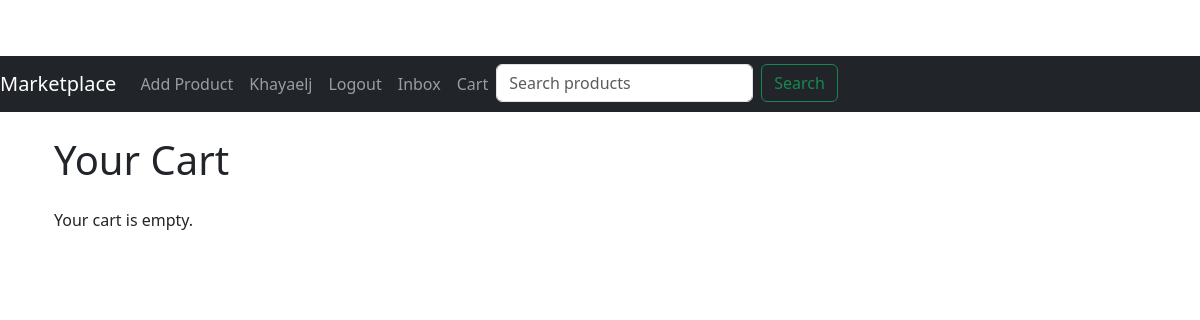
The page /cart (signed in) on the database as committed earlier.
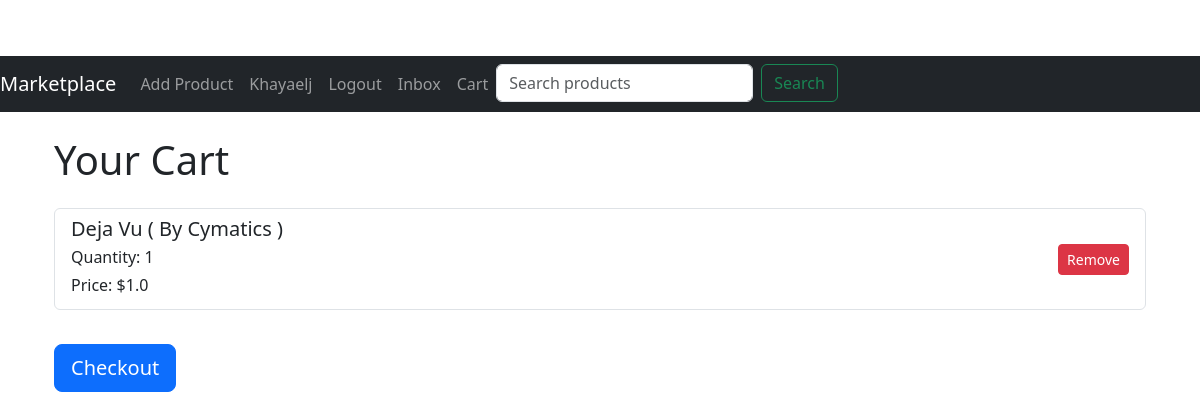
The same page on the database as committed later.
### app/models.py (models this page shows, shortened)
class CartItem(db.Model):
    id = db.Column(db.Integer, primary_key=True)
    cart_id = db.Column(db.Integer, db.ForeignKey('cart.id'))
    product_id = db.Column(db.Integer, db.ForeignKey('product.id'))
    quantity = db.Column(db.Integer, default=1)
    cart = db.relationship('Cart', backref='items')
    product = db.relationship('Product', backref='cart_items')

class Product(db.Model):
    id = db.Column(db.Integer, primary_key=True)
    title = db.Column(db.String(128))
    description = db.Column(db.String(1024))
    price = db.Column(db.Float)
    image = db.Column(db.String(150), nullable=True)
    is_sold = db.Column(db.Boolean, default=False)
    created_at = db.Column(db.DateTime, index=True, default=datetime.utcnow)
    user_id = db.Column(db.Integer, db.ForeignKey('user.id'))
    category_id = db.Column(db.Integer, db.ForeignKey('category.id'))
    file_path = db.Column(db.String(150), nullable=True)  # Field for storing file paths
    file_type = db.Column(db.String(50), nullable=True)  # Field to store the type of file (e.g., 'ebook', 'plugin', 'instrumental')
    reviews = db.relationship('Review', backref='product', lazy='dynamic')
    orders = db.relationship('Order', backref='product', lazy='dynamic')

### app/routes.py (the view)
@bp.route('/cart')
@login_required
def cart():
    cart = Cart.query.filter_by(user_id=current_user.id).first()
    if cart:
        items = CartItem.query.filter_by(cart_id=cart.id).all()
    else:
        items = []
    print(f"Cart Items: {items}")
    return render_template('cart.html', cart=cart, items=items)

### app/models.py (called while the page is built)
@login.user_loader
def load_user(id):
    return User.query.get(int(id))

### app/routes.py (called while the page is built)
@bp.before_request
def before_request():
    if current_user.is_authenticated:
        unread_count = Message.query.filter_by(receiver_id=current_user.id, read=False).count()
        current_app.jinja_env.globals['unread_count'] = unread_count

### app/templates/cart.html
{% extends "base.html" %}
{% block content %}
<div class="container">
    <h1 class="my-4">Your Cart</h1>
    {% if items %}
    <div class="list-group">
        {% for item in items %}
        <div class="list-group-item d-flex justify-content-between align-items-center">
            <div>
                <h5 class="mb-1">{{ item.product.title }}</h5>
                <p class="mb-1">Quantity: {{ item.quantity }}</p>
                <p class="mb-1">Price: ${{ item.product.price }}</p>
            </div>
            <form action="{{ url_for('main.remove_from_cart', item_id=item.id) }}" method="post" class="ml-2">
                <button type="submit" class="btn btn-danger btn-sm">Remove</button>
            </form>
        </div>
        {% endfor %}
    </div>
    <form action="{{ url_for('main.checkout') }}" method="post" class="mt-4">
        <button type="submit" class="btn btn-primary btn-lg">Checkout</button>
    </form>
    {% else %}
    <p>Your cart is empty.</p>
    {% endif %}
</div>
{% endblock %}

Rows that differ between the two databases and show on the page:
added CartItem: product "Deja Vu ( By Cymatics )", quantity "1", product.price "1.0"
Other text that changed with them:
text no longer shown: "Your cart is empty."
text now shown: "Checkout"
